Frame 1 (no input): blank canvas, image omitted
Frame 60 (the mouse pressed at the canvas centre just before this capture): blank canvas, image omitted
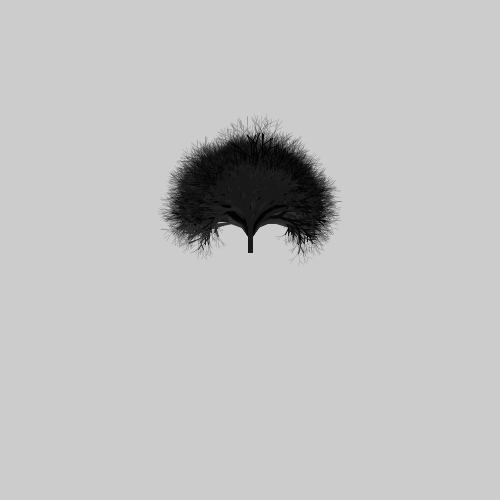
Frame 120 (the mouse held since frame 60 and released just before this capture)

The Processing sketch whose frames 1 and 60 were blank and that drew this single picture after the mouse press (run headless with seeded random() and noise(); from frame 60 on, the mouse is pressed at the canvas centre):

// Processing sketch: fractal_tree
// ── fractal_tree.pde
// recursive function to render a fractal tree
//   start_x, start_y: start position of rendering a branch
//   degree: branch degree
//   depth: depth of the recursive function
//   length: rendering length of a branch
void RenderFractalTree(int start_x, int start_y, double degree, int depth, double length)
{
  int end_x = start_x + (int)(Math.cos(degree) * length);
  int end_y = start_y - (int)(Math.sin(degree) * length);

  strokeWeight(depth / 2);  //change the weight of a line  
  line(start_x, start_y, end_x, end_y);

  if (depth > 0)
  {
    double diff_degree = Math.random() * PI/5;
    double shrink_rate = random(8, 10) / 10.0;
    RenderFractalTree(end_x, end_y, degree - diff_degree, depth-1, length * shrink_rate);
    RenderFractalTree(end_x, end_y, degree + diff_degree, depth-1, length * shrink_rate);
  }
}

void setup() {
  size(500, 500);
}

void draw()
{
  if (mousePressed) {
    float render_color = random(0, 64);  //create monochrome color
    stroke(render_color);

    RenderFractalTree(mouseX, mouseY, PI/2, 10, 15);
    delay(100);
  }
}
